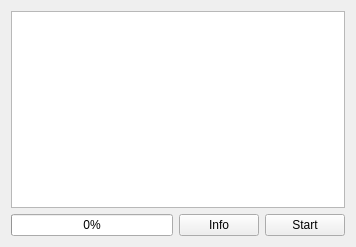
<?xml version="1.0" encoding="UTF-8"?>
<ui version="4.0">
 <class>TestWidget</class>
 <widget class="QWidget" name="TestWidget">
  <property name="geometry">
   <rect>
    <x>0</x>
    <y>0</y>
    <width>356</width>
    <height>247</height>
   </rect>
  </property>
  <property name="windowTitle">
   <string>Form</string>
  </property>
  <layout class="QVBoxLayout" name="verticalLayout">
   <item>
    <widget class="QGraphicsView" name="graph"/>
   </item>
   <item>
    <layout class="QHBoxLayout" name="horizontalLayout">
     <item>
      <widget class="QProgressBar" name="progress">
       <property name="value">
        <number>0</number>
       </property>
      </widget>
     </item>
     <item>
      <widget class="QPushButton" name="info">
       <property name="text">
        <string>Info</string>
       </property>
      </widget>
     </item>
     <item>
      <widget class="QPushButton" name="startstop">
       <property name="text">
        <string>Start</string>
       </property>
      </widget>
     </item>
    </layout>
   </item>
  </layout>
 </widget>
 <resources/>
 <connections/>
</ui>
